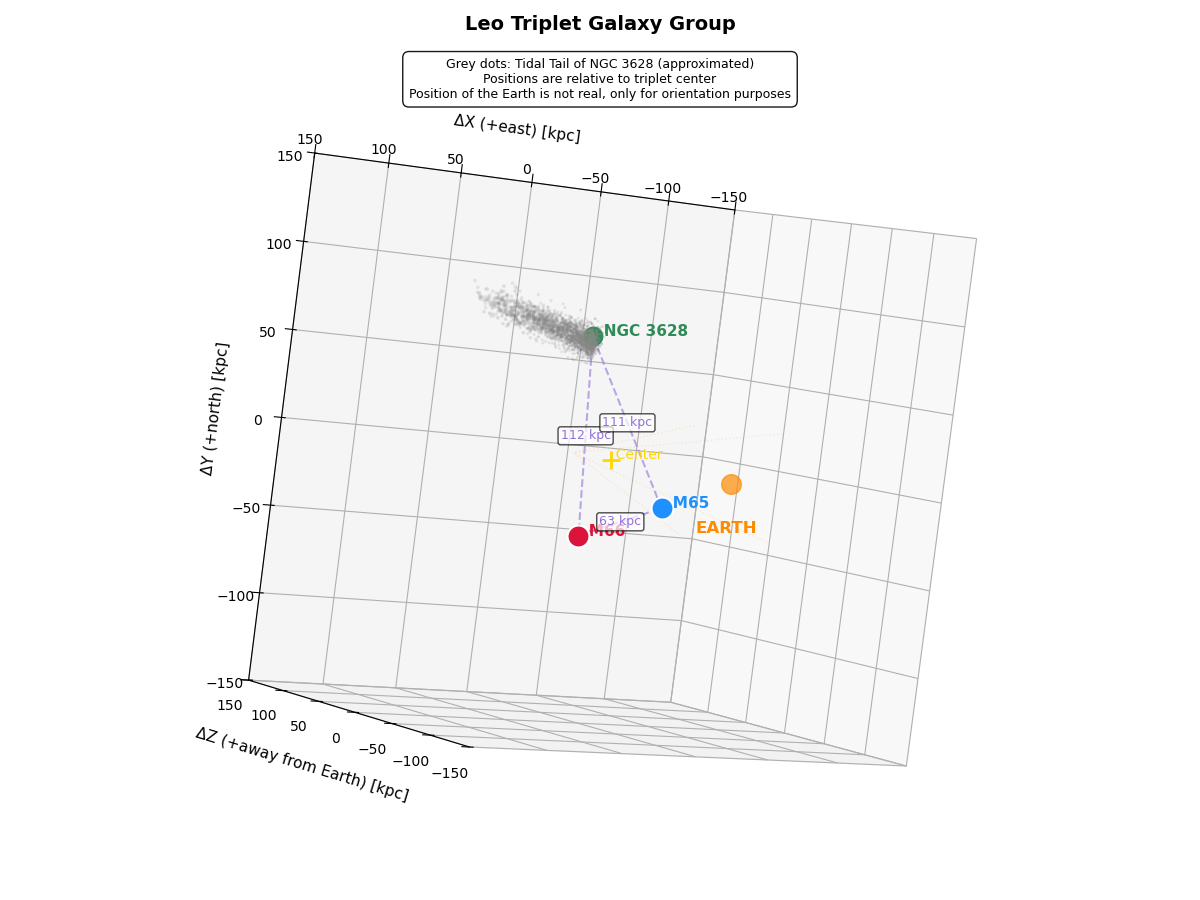

Generate this figure with Python:
#!/usr/bin/env python3
# -*- coding: utf-8 -*-

"""
Leo Triplet Sky-Oriented 3D View
=================================

A 3D visualization of the Leo Triplet galaxy group (M65, M66, NGC 3628)
with astronomically positions based on RA/Dec and redshift data.

Author
------
Justino Martinez 
ORCID: 0000-0002-4749-0292
github:https://github.com/JustinoM/leo-triplet-3d/
Bluesky: @justino.info
http://justino.info

AI Assistance:
- ChatGPT (OpenAI) - Code refinement and documentation
- DeepSeek - Code revision, documentation and visualization guidance

Created
-------
2026-02-24

Last Modified
-------------
2026-02-25

Version
-------
1.0.0

License
-------
Creative Commons Attribution-NonCommercial-ShareAlike 4.0 International
https://creativecommons.org/licenses/by-nc-sa/4.0/

Contact
-------
For questions, bug reports, or suggestions, please contact:
Bluesky: @justino.info
GitHub Issues: https://github.com/JustinoM/leo-triplet-3d/
"""

__author__ = "Justino Martinez"
__copyright__ = "Copyright 2026, Justino"
__credits__ = ["Justino"]
__license__ = "CC BY-NC-SA 4.0"
__version__ = "1.0.0"
__maintainer__ = "Justino Martinez"
__status__ = "Production"
__date__ = "2026-02-24"
__orcid__ = "0000-0002-4749-0292"
__github__ = "https://github.com/JustinoM/leo-triplet-3d/"

"""
Leo Triplet Sky-Oriented 3D View
--------------------------------

COORDINATE SYSTEM (Astronomically correct):
- +X = East  (right in astronomical terms)
- +Y = North (up in astronomical terms)
- +Z = Away from Earth

VIEWING GEOMETRY (Matches sky appearance):
- Observer at -Z looking toward +Z
- View rotated with azim=-90
- Result: +X (East) appears on LEFT
- Result: +Y (North) appears UP
"""

import numpy as np
import matplotlib.pyplot as plt
from typing import Dict, Tuple

# ============================================================================
# CONFIGURATION
# ============================================================================

class Config:
    """Plot configuration settings."""
    
    # Figure
    FIG_SIZE = (12, 9)
    AXIS_LIMIT = 150  # kpc
    
    # Galaxy markers
    GALAXY_SIZE = 250
    CENTER_SIZE = 150
    
    # Tidal tail
    TAIL_POINTS = 2500
    TAIL_LENGTH = 86  # kpc (~300,000 light-years)
    TAIL_WIDTH = 4
    TAIL_ALPHA = 0.2
    TAIL_COLOR = "#888888"
    # Direction: East (+X) and North (+Y), slightly toward Earth (-Z)
    TAIL_DIRECTION = np.array([1.0, 0.15, -0.1])
    
    # Colors
    COLORS = {
        "NGC 3628": "#2E8B57",  # Sea green
        "M66": "#DC143C",        # Crimson
        "M65": "#1E90FF",        # Dodger blue
        "center": "#FFD700",     # Gold
        "earth": "#FF8C00",      # Dark orange
        "triangle": "#9370DB"    # Medium purple
    }
    
    # Zoom
    ZOOM_SCALE = 1.2


# ============================================================================
# GALAXY DATA 
# ============================================================================

class GalaxyData:
    """
    Galaxy positions based on actual RA/Dec and redshift data.
    
    --- CONVENTIONS (Astronomically correct):
    
    - +X = East
    - +Y = North
    - +Z = Away from Earth
    
    --- ASTRONOMICAL DATA REFERENCES
    
    [1] NASA/IPAC Extragalactic Database (NED) - RA/Dec/Redshift data
    [2] NOIRLab image noao-ngc3628 - Tidal tail orientation
    [3] ESO VST observations - Distance
    [4] Garcia 1993 - Group identification LGG 231
    [5] Arp 1966 - Group identification Arp 317
    [6] Wikipedia - General reference and tail length
    
    +------------+-------------------------------------------------------------+
    | Reference  | Use in Code                                                 |
    +------------+-------------------------------------------------------------+
    | [1]        | RA/Dec/Redshift data - All galaxy positions (RA, Dec,       |
    |            | redshift) for NGC 3628, M66, and M65 are sourced from NED.  |
    |            | Used in GalaxyData.RA, GalaxyData.DEC, GalaxyData.REDSHIFT  |
    |            | dictionaries.                                               |
    +------------+-------------------------------------------------------------+
    | [2]        | Tidal tail orientation - The direction vector               |
    |            | [1.0, 0.15, -0.1] in Config.TAIL_DIRECTION is based on      |
    |            | NOIRLab image showing tail extending to upper-left          |
    |            | (East and North). Also cited in the tidal tail note in      |
    |            | setup_axes().                                               |
    +------------+-------------------------------------------------------------+
    | [3]        | Distance - The value 10700 kpc (10.7 Mpc / 35 million       |
    |            | light-years) in GalaxyData.DISTANCE comes from ESO VST      |
    |            | observations. Used to calculate DEGREE_TO_KPC = 187.        |
    +------------+-------------------------------------------------------------+
    | [4]        | Group identification (LGG 231) - Cited in comments and in   |
    |            | the group note in setup_axes() to identify the Leo Triplet  |
    |            | as galaxy group LGG 231 from Garcia 1993.                   |
    +------------+-------------------------------------------------------------+
    | [5]        | Group identification (Arp 317) - Cited in comments and in   |
    |            | the group note in setup_axes() to identify the Leo Triplet  |
    |            | as Arp 317 from Arp's Atlas of Peculiar Galaxies.           |
    +------------+-------------------------------------------------------------+
    | [6]        | Tidal tail length - The value 100 kpc (~300,000 light-years)|
    |            | in Config.TAIL_LENGTH is based on Wikipedia reference for   |
    |            | NGC 3628.                                                   |
    +------------+-------------------------------------------------------------+
    """
    
    # Raw astronomical data
    RA = {
        "NGC 3628": 11 + 20/60 + 17/3600,  # 11.3381 hours
        "M66":      11 + 20/60 + 15/3600,  # 11.3375 hours
        "M65":      11 + 18/60 + 56/3600   # 11.3156 hours
    }
    
    DEC = {
        "NGC 3628": 13 + 35/60 + 23/3600,  # 13.5897 degrees
        "M66":      12 + 59/60 + 30/3600,  # 12.9917 degrees
        "M65":      13 + 5/60 + 32/3600    # 13.0922 degrees
    }
    
    REDSHIFT = {
        "NGC 3628": 843,  # km/s
        "M66":      727,
        "M65":      807
    }
    
    DISTANCE = 10700  # kpc
    DEGREE_TO_KPC = 0.017453293*DISTANCE   # kpc per degree at this distance
    
    @classmethod
    def get_positions_relative_to_ngc3628(cls) -> Dict[str, np.ndarray]:
        """Calculate positions relative to NGC 3628."""
        # Convert RA from hours to degrees
        ra_deg = {name: hours * 15 for name, hours in cls.RA.items()}
        
        # Get reference values
        ra_ngc = ra_deg["NGC 3628"]
        dec_ngc = cls.DEC["NGC 3628"]
        z_ngc = cls.REDSHIFT["NGC 3628"]
        
        positions = {}
        
        for name in cls.RA.keys():
            # RA offset: positive = East
            ra_offset_deg = ra_deg[name] - ra_ngc
            ra_offset_kpc = ra_offset_deg * cls.DEGREE_TO_KPC * np.cos(np.radians(dec_ngc))
            
            # Dec offset: positive = North
            dec_offset_deg = cls.DEC[name] - dec_ngc
            dec_offset_kpc = dec_offset_deg * cls.DEGREE_TO_KPC
            
            # Z offset: positive = away from Earth
            z_offset = cls.REDSHIFT[name] - z_ngc
            z_offset_kpc = z_offset * 0.1  # Scale factor
            
            positions[name] = np.array([ra_offset_kpc, dec_offset_kpc, z_offset_kpc])
        
        return positions
    
    @classmethod
    def get_center(cls) -> np.ndarray:
        """Calculate triplet center (centroid)."""
        positions = list(cls.get_positions_relative_to_ngc3628().values())
        return np.mean(positions, axis=0)
    
    @classmethod
    def get_positions(cls) -> Dict[str, np.ndarray]:
        """Get galaxy positions relative to triplet center."""
        rel_to_ngc = cls.get_positions_relative_to_ngc3628()
        center = cls.get_center()
        
        positions = {}
        for name, pos in rel_to_ngc.items():
            positions[name] = pos - center
        
        return positions
    
    @classmethod
    def verify_conventions(cls):
        """Verify all conventions are consistent."""
        positions = cls.get_positions()
        
        print("\n" + "="*80)
        print("SIGN CONVENTION VERIFICATION")
        print("="*80)
        print("\nCOORDINATE SYSTEM (Astronomically correct):")
        print("  +X = EAST")
        print("  +Y = NORTH")
        print("  +Z = AWAY from Earth")
        
        print("\nVIEWING GEOMETRY (azim=-90):")
        print("  Observer at -Z looking toward +Z")
        print("  View rotated so +X (EAST) appears on LEFT")
        print("  +Y (NORTH) appears UP")
        
        print("\n" + "-"*80)
        print("GALAXY POSITIONS (relative to center):")
        print("-"*80)
        
        for name, pos in positions.items():
            # Astronomical directions
            ew = "EAST" if pos[0] > 0 else "WEST"
            ns = "NORTH" if pos[1] > 0 else "SOUTH"
            los = "AWAY" if pos[2] > 0 else "TOWARD"
            
            # Visual appearance with azim=-90
            visual_x = "LEFT" if pos[0] > 0 else "RIGHT"  # +X appears left
            visual_y = "UP" if pos[1] > 0 else "DOWN"
            
            print(f"\n{name}:")
            print(f"  True:      X={pos[0]:6.1f} kpc ({ew}), Y={pos[1]:6.1f} kpc ({ns})")
            print(f"  Appears:   {visual_y}, {visual_x}")
            
            # Verify consistency
            if name == "NGC 3628":
                assert pos[1] > 0, "NGC 3628 should be North of center"
                print(f"  ✓ NGC 3628 is NORTH (appears UP)")
            elif name == "M66":
                assert pos[0] > 0, "M66 should be East of center"
                assert pos[1] < 0, "M66 should be South of center"
                print(f"  ✓ M66 is EAST and SOUTH (appears DOWN, LEFT)")
            elif name == "M65":
                assert pos[0] < 0, "M65 should be West of center"
                assert pos[1] < 0, "M65 should be South of center"
                print(f"  ✓ M65 is WEST and SOUTH (appears DOWN, RIGHT)")
        
        # Verify tidal tail direction
        tail_dir = cls.get_tail_direction()
        print(f"\nTIDAL TAIL:")
        print(f"  Direction: [{tail_dir[0]:.2f}, {tail_dir[1]:.2f}, {tail_dir[2]:.2f}]")
        print(f"  This means: EAST ({'+' if tail_dir[0]>0 else '-'}X), NORTH ({'+' if tail_dir[1]>0 else '-'}Y)")
        print(f"  Appears: UPPER-LEFT from NGC 3628 ✓")
        
        return True
    
    @classmethod
    def get_tail_direction(cls):
        """Return the correct tail direction vector."""
        return np.array([1.0, 0.15, -0.1])


# ============================================================================
# TIDAL TAIL GENERATOR
# ============================================================================

class TidalTail:
    """Generate tidal tail from NGC 3628."""
    
    def __init__(self, config: Config):
        self.config = config
        
    def generate(self, galaxy_positions: Dict[str, np.ndarray]) -> np.ndarray:
        """
        Generate tidal tail extending EAST and NORTH from NGC 3628.
        
        Direction: East (+X) and North (+Y)
        This roughly matches NOIRLab image (upper-left)
        https://noirlab.edu/public/images/noao-ngc3628/ 
        https://apod.grag.org/2021/07/24/structure-known-as-a-tidal-tail-ngc3628/
        and others
        """
        ngc_pos = galaxy_positions["NGC 3628"]
        
        # Direction: East (+X) and North (+Y)
        direction = self.config.TAIL_DIRECTION
        direction = direction / np.linalg.norm(direction) * self.config.TAIL_LENGTH
        
        # Generate points with density decreasing along tail
        t = np.random.beta(0.6, 1.8, self.config.TAIL_POINTS)
        
        # Base points
        points = ngc_pos + np.outer(t, direction)
        
        # Add perpendicular dispersion
        noise = np.random.normal(0, self.config.TAIL_WIDTH, 
                                size=(self.config.TAIL_POINTS, 3))
        
        # Remove component along tail
        dir_unit = direction / np.linalg.norm(direction)
        noise -= np.outer(np.dot(noise, dir_unit), dir_unit)
        
        # Add gentle curvature
        t_centered = t - 0.5
        curvature = np.zeros_like(points)
        curvature[:, 0] = t_centered * 5   # X-axis curve
        curvature[:, 1] = t_centered * 8   # Y-axis curve
        curvature[:, 2] = np.abs(t_centered) * 5  # Z-axis flaring
        
        return points + noise + curvature


# ============================================================================
# 3D PLOTTER
# ============================================================================

class LeoTripletPlotter:
    """Create 3D visualization of Leo Triplet."""
    
    def __init__(self, config: Config = None):
        self.config = config or Config()
        self.galaxy_data = GalaxyData()
        self.tail_generator = TidalTail(self.config)
        
        self.fig = None
        self.ax = None
        self.positions = self.galaxy_data.get_positions()
        
    def setup_figure(self):
        """Create figure and 3D axes."""
        self.fig = plt.figure(figsize=self.config.FIG_SIZE)
        self.ax = self.fig.add_subplot(111, projection="3d")
        
    def plot_galaxies(self):
        """Plot galaxy markers."""
        for name, pos in self.positions.items():
            color = self.config.COLORS[name]
            
            # Galaxy marker
            self.ax.scatter(*pos, 
                          color=color,
                          s=self.config.GALAXY_SIZE,
                          edgecolors='white',
                          linewidth=1.5,
                          alpha=1.0,
                          depthshade=True)
            
            # Label
            self.ax.text(*pos, f"  {name}", 
                        color=color,
                        fontsize=11,
                        weight='bold')
    
    def plot_center(self):
        """Plot triplet center marker."""
        self.ax.scatter(0, 0, 0,
                       marker='+',
                       color=self.config.COLORS['center'],
                       s=self.config.CENTER_SIZE,
                       linewidth=2,
                       depthshade=False)
        self.ax.text(0, 0, 5, '  Center',
                    color=self.config.COLORS['center'],
                    fontsize=10)
    
    def plot_triangle(self):
        """Draw triangle connecting galaxies."""
        names = list(self.positions.keys())
        coords = [self.positions[n] for n in names]
        
        # Triangle edges
        edges = [(0, 1), (1, 2), (2, 0)]
        
        for i, j in edges:
            p1, p2 = coords[i], coords[j]
            
            # Draw edge
            self.ax.plot([p1[0], p2[0]],
                        [p1[1], p2[1]],
                        [p1[2], p2[2]],
                        '--',
                        color=self.config.COLORS['triangle'],
                        linewidth=1.5,
                        alpha=0.6)
            
            # Distance label
            mid = (p1 + p2) / 2
            dist = np.linalg.norm(p2 - p1)
            
            self.ax.text(*mid, f"{dist:.0f} kpc",
                        color=self.config.COLORS['triangle'],
                        fontsize=9,
                        ha='center',
                        va='center',
                        bbox=dict(boxstyle='round,pad=0.2',
                                 facecolor='white',
                                 alpha=0.7))
    
    def plot_tidal_tail(self):
        """Generate and plot tidal tail."""
        tail = self.tail_generator.generate(self.positions)
        ngc_pos = self.positions["NGC 3628"]
        
        # Calculate distances for size variation
        distances = np.linalg.norm(tail - ngc_pos, axis=1)
        sizes = 1 + 3 * (distances / distances.max())
        
        # Color intensity varies with distance
        alphas = self.config.TAIL_ALPHA * (0.5 + 0.5 * distances / distances.max())
        colors = np.full(np.shape(distances),self.config.TAIL_COLOR)   
        
        self.ax.scatter(tail[:, 0],
                       tail[:, 1],
                       tail[:, 2],
                       color=colors,
                       alpha=alphas,
                       s=sizes,depthshade=True)
        
    
    def plot_earth(self):
        """Plot Earth marker and view direction lines."""
        # Earth position (fixed in data coordinates)
        earth_pos = np.array([0, 0, -150])
        
        # Earth marker
        self.ax.scatter(*earth_pos,
                       marker='o',
                       color=self.config.COLORS['earth'],
                       s=200,
                       alpha=0.7,
                       depthshade=False,
                       zorder=1000)
        
        # Earth label
        self.ax.text(*earth_pos + np.array([0, -20, 0]), 'EARTH',
                    color=self.config.COLORS['earth'],
                    fontsize=12,
                    weight='bold',
                    ha='center',
                    va='top',
                    zorder=1000)
        
        # View direction indicator (lines from Earth to triplet)
        for x_offset in [-30, 30]:
            for y_offset in [-30, 30]:
                start = earth_pos + np.array([x_offset, y_offset, 0])
                self.ax.plot([start[0], 0],
                            [start[1], 0],
                            [start[2], 50],
                            color=self.config.COLORS['earth'],
                            alpha=0.15,
                            linestyle=':',
                            linewidth=1,
                            zorder=500)
    
    def setup_axes(self):
        """Configure axes labels and view."""
        limit = self.config.AXIS_LIMIT
        
        self.ax.set_xlim(-limit, limit)
        self.ax.set_ylim(-limit, limit)
        self.ax.set_zlim(-limit, limit)
        
        # Labels show ASTRONOMICAL TRUTH
        self.ax.set_xlabel('ΔX (+east) [kpc]', fontsize=11, labelpad=10)
        self.ax.set_ylabel('ΔY (+north) [kpc]', fontsize=11, labelpad=10)
        self.ax.set_zlabel('ΔZ (+away from Earth) [kpc]', fontsize=11, labelpad=10)
        
        # Title
        self.ax.set_title('Leo Triplet Galaxy Group',
                         fontsize=14, weight='bold', pad=20)
        
        # Initial view from Earth direction with North up and East left (astron. convention)
        self.ax.view_init(elev=-90, azim=90)
        
        # Grid
        self.ax.grid(True, alpha=0.3)
        
        # ====================================================================
        # ADD THIS NOTE ABOUT THE TIDAL TAIL
        # ====================================================================
        tail_note = (
            "Grey dots: Tidal Tail of NGC 3628 (approximated)\nPositions are relative to triplet center\nPosition of the Earth is not real, only for orientation purposes"
        )
        
        self.ax.text2D(0.5, 1.0, tail_note,
                      transform=self.ax.transAxes,
                      fontsize=9,
                      bbox=dict(boxstyle='round,pad=0.5',
                               facecolor='white',
                               alpha=0.9),
                      verticalalignment='top',  
                      horizontalalignment='center',
                      zorder=2000)
    
    def enable_zoom(self):
        """Enable mouse wheel zoom."""
        def on_scroll(event):
            scale = 1/self.config.ZOOM_SCALE if event.button == 'up' else self.config.ZOOM_SCALE
            
            for axis, getter, setter in [
                ('x', self.ax.get_xlim3d, self.ax.set_xlim3d),
                ('y', self.ax.get_ylim3d, self.ax.set_ylim3d),
                ('z', self.ax.get_zlim3d, self.ax.set_zlim3d)
            ]:
                limits = getter()
                mid = np.mean(limits)
                half = (limits[1] - limits[0]) * scale / 2
                setter([mid - half, mid + half])
            
            self.fig.canvas.draw_idle()
        
        self.fig.canvas.mpl_connect('scroll_event', on_scroll)
    
    def plot(self):
        """Create the complete visualization."""
        self.setup_figure()
        self.plot_galaxies()
        self.plot_center()
        self.plot_triangle()
        self.plot_tidal_tail()
        self.plot_earth()
        self.setup_axes()
        self.enable_zoom()
        
        plt.tight_layout()
    
    def show(self):
        """Display the plot."""
        plt.show()
    
    def save(self, filename: str, dpi: int = 300):
        """Save the plot."""
        self.fig.savefig(filename, dpi=dpi, bbox_inches='tight')


# ============================================================================
# MAIN
# ============================================================================

def main():
    """Main execution."""
    try:
        # Verify all conventions
        GalaxyData.verify_conventions()
        
        print("\n" + "="*80)
        print("DATA REFERENCES")
        print("="*80)
        print("[1] NASA/IPAC Extragalactic Database (NED). (2024).")
        print("    - NGC 3628: 11h20m17.0s, +13°35′23″, v=843±1 km/s")
        print("    - M66 (NGC 3627): 11h20m15.0s, +12°59′30″, v=727±3 km/s")
        print("    - M65 (NGC 3623): 11h18m56.0s, +13°05′32″, v=807±3 km/s")
        print("    Retrieved from https://ned.ipac.caltech.edu/")
        print()
        print("[2] NOIRLab/NSF. (2021). Galaxy NGC 3628 and its Tidal Tail.")
        print("    Image noao-ngc3628. Retrieved from")
        print("    https://noirlab.edu/public/images/noao-ngc3628/")
        print()
        print("[3] European Southern Observatory. (2010). VST Snaps a Galactic Do-Si-Do.")
        print("    Eso1043fr. Retrieved from https://www.eso.org/public/news/eso1043/")
        print()
        print("[4] Garcia, A. M. (1993). General study of group membership. II.")
        print("    Astronomy and Astrophysics Supplement Series, 100, 47-90.")
        print("    (LGG 231 - Leo Triplet group identification)")
        print()
        print("[5] Arp, H. (1966). Atlas of Peculiar Galaxies.")
        print("    California Institute of Technology. (Arp 317)")
        print()
        print("[6] Wikipedia contributors. (2024). NGC 3628. In Wikipedia.")
        print("    Retrieved from https://en.wikipedia.org/wiki/NGC_3628")
        
        # Create and show plot
        plotter = LeoTripletPlotter()
        plotter.plot()
        plotter.show()
        
        print("\n" + "="*80)
        print("VISUALIZATION COMPLETE")
        print("="*80)
        print("✓ +X = EAST (astronomically correct)")
        print("✓ +Y = NORTH (astronomically correct)")
        print("✓ View rotated with azim=-90")
        print("✓ EAST appears on LEFT (matches sky)")
        print("✓ X-axis shows POSITIVE values for EAST")
        print("✓ Tidal tail: +X (EAST) and +Y (NORTH)")
        print("✓ Tail appears UPPER-LEFT (matches NOIRLab image)")
        print("✓ Earth marker shows observer position at -Z")
        
    except Exception as e:
        print(f"Error: {e}")
        raise


if __name__ == "__main__":
    main()
